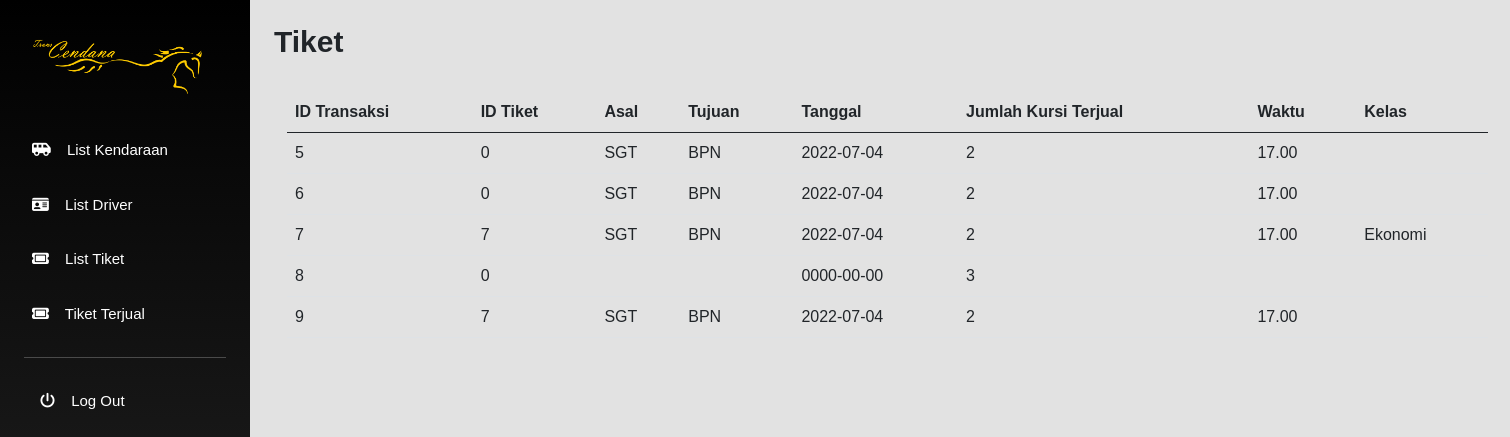
The page /halaman/admin/dataTiket.php on the database its author committed.
### tables this page shows
CREATE TABLE `tb_transaksi` (
  `id_transaksi` int(11) NOT NULL,
  `id_tiket` int(11) NOT NULL,
  `asal_tiket` varchar(50) NOT NULL,
  `tujuan_tiket` varchar(50) NOT NULL,
  `tanggal_tiket` date NOT NULL,
  `jumlah_penumpang` int(11) NOT NULL,
  `waktu_tiket` varchar(50) NOT NULL,
  `kelas_tiket` varchar(50) NOT NULL,
  `harga_tiket` int(11) NOT NULL
);

### halaman/admin/dataTiket.php (the view, shortened to what this page needs)
<!doctype html>
<html lang="en">
  <head>
    <link href="https://cdn.jsdelivr.net/npm/bootstrap@5.0.2/dist/css/bootstrap.min.css" rel="stylesheet">
    <link rel="stylesheet" href="../../css/admin/style.css">
  </head>
  <body>
    <div class="main-container d-flex">
        <div class="sidebar" id="side_nav">
            <div class="header-box px-3 pt-4 pb-4">
                <div class="px-3 py-2 d-block logo">
                    <img class="navbar-brand" src="../../asset/img/TClogo2.png" />
                </div>
                <ul class="list-unstyled px-2">
                    <div class="px-3 py-2 d-block"></div>
                    <li class=""><a href="../admin/kendaraan.php" class="text-decoration-none px-2 py-3 d-block"><i class="fa-solid fa-van-shuttle"></i>  List Kendaraan</a></li>
                    <li class=""><a href="../admin/driver.php" class="text-decoration-none px-2 py-3 d-block"><i class="fa-solid fa-id-card"></i>  List Driver</a></li>
                    <li class=""><a href="../admin/tambahTiket.php" class="text-decoration-none px-2 py-3 d-block"><i class="fa-solid fa-ticket"></i>  List Tiket</a></li>
                    <li class=""><a href="../admin/dataTiket.php" class="text-decoration-none px-2 py-3 d-block"><i class="fa-solid fa-ticket"></i>  Tiket Terjual</a></li>
                </ul>
                <hr class="h-color mx-2">
                <ul class="list-unstyled px-2">
                    <li class=""><a href="../../logout.php" class="text-decoration-none px-3 py-3 d-block"><i class="fa-solid fa-power-off"></i>  Log Out</a></li>
                </ul>
            </div>
            <div id="layoutSidenav_content" class="layoutSidenav_content">
                <div class="container-fluid px-4">
                    <h1 class="mt-4">Tiket</h1>
                    <div class="row section-bawah">
                        <div class="tabel-section mt-4">
                            <table class="table">
                                <thead>
                                    <tr>
                                    <th scope="col">ID Transaksi</th>
                                    <th scope="col">ID Tiket</th>
                                    <th scope="col">Asal</th>
                                    <th scope="col">Tujuan</th>
                                    <th scope="col">Tanggal</th>
                                    <th scope="col">Jumlah Kursi Terjual</th>
                                    <th scope="col">Waktu</th>
                                    <th scope="col">Kelas</th>
                                    </tr>
                                </thead>
                                <tbody>
                                <?php
                                    include "../../database/koneksi.php";
                                    $sql_select = "SELECT * FROM tb_transaksi" ;
                                    $result = $konek->query($sql_select);
                                    while($row = $result->fetch_assoc()){
                                        $id_transaksi = $row['id_transaksi'];
                                        $id_tiket = $row['id_tiket'];
                                        $asal_tiket = $row['asal_tiket'];
                                        $tujuan_tiket = $row['tujuan_tiket'];
                                        $tanggal_tiket = $row['tanggal_tiket'];
                                        $jumlah_penumpang = $row['jumlah_penumpang'];
                                        $waktu_tiket = $row['waktu_tiket'];
                                        $kelas_tiket = $row['kelas_tiket'];
                                        ?>
                                        <tr>
                                            <td><?php echo $id_transaksi ?></td>
                                            <td><?php echo $id_tiket ?></td>
                                            <td><?php echo $asal_tiket ?></td>
                                            <td><?php echo $tujuan_tiket ?></td>
                                            <td><?php echo $tanggal_tiket ?></td>
                                            <td><?php echo $jumlah_penumpang ?></td>
                                            <td><?php echo $waktu_tiket ?></td>
                                            <td><?php echo $kelas_tiket ?></td>
                                        </tr>
                                        <?php
                                    }
                                ?>
                                </tbody>
                            </table>
                        </div>
                    </div>
                </div>
            </div>
        </div>
    </div>
  </body>
</html>

### css/admin/style.css (style rules this page uses)
body { background: #e2e2e2; font-family: "Poppins", sans-serif; }
li { font-size: 15px; }
.sidebar { background: #000000; background: -webkit-linear-gradient(to top, #2a2a2a, #000000); background: linear-gradient(to top, #2a2a2a, #000000); min-width: 250px; max-width: 250px; min-height: 100vh; }
.logo .navbar-brand { width: 170px; }
.layoutSidenav_content { min-height: 100vh; width: 100%; }
hr.h-color { background: #eee; }
.sidebar li a { color: #fff; }
.sidebar i { margin-right: 12px; }
.sidebar { display: flex; }
.sidebar #layoutSidenav_content { position: relative; display: flex; flex-direction: column; justify-content: space-between; min-width: 0; flex-grow: 1; min-height: calc(100vh - 56px); min-width: 100vh; }
#layoutSidenav_content h1 { font-size: 30px; font-weight: 700; }
.section-bawah { margin-left: 1px; width: 1225px; }

### rows shown on the page
tb_transaksi: id_transaksi "5", id_tiket "0", asal_tiket "SGT", tujuan_tiket "BPN", tanggal_tiket "2022-07-04", jumlah_penumpang "2", waktu_tiket "17.00"
tb_transaksi: id_transaksi "6", id_tiket "0", asal_tiket "SGT", tujuan_tiket "BPN", tanggal_tiket "2022-07-04", jumlah_penumpang "2", waktu_tiket "17.00"
tb_transaksi: id_transaksi "7", id_tiket "7", asal_tiket "SGT", tujuan_tiket "BPN", tanggal_tiket "2022-07-04", jumlah_penumpang "2", waktu_tiket "17.00", kelas_tiket "Ekonomi"
tb_transaksi: id_transaksi "8", id_tiket "0", tanggal_tiket "0000-00-00", jumlah_penumpang "3"
tb_transaksi: id_transaksi "9", id_tiket "7", asal_tiket "SGT", tujuan_tiket "BPN", tanggal_tiket "2022-07-04", jumlah_penumpang "2", waktu_tiket "17.00"
